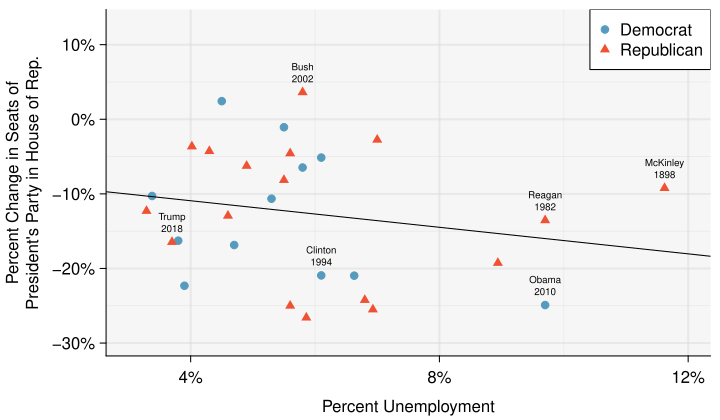

This figure's R source:
rm(list=ls())
library(openintro)

d <- midterms_house

myPDF("unemploymentAndChangeInHouse.pdf", 7.2, 4.2,
      mar = c(3.2, 5.3, 0.5, 0.5),
      mgp = c(3.2, 0.55, 0))
th <- !d$year %in% c(1935, 1939)
plot(d$unemp[th], d$house_change[th],
     # col = COL[ifelse(d$party[th] == "Republican", 4, 1)],
     pch = 19,
     xlim = c(3, 12),
     ylim = c(-30, 13),
     axes = FALSE,
     type = 'n',
     xlab = '',
     ylab = paste0("Percent Change in Seats of\n",
                   "President's Party in House of Rep."))
mtext('Percent Unemployment', 1, 2)
abline(h = seq(-100, 100, 10), col = COL[7, 3], lwd = 2)
abline(h = seq(-105, 100, 10), col = COL[7, 3], lwd = 0.7)
abline(v = seq(-100, 100, 4), col = COL[7, 3], lwd = 2)
abline(v = seq(-102, 100, 4), col = COL[7, 3], lwd = 0.7)
repub <- (d$party[th] == "Republican")
points(d$unemp[th], d$house_change[th],
       col = COL[ifelse(repub, 4, 1)],
       pch = ifelse(repub, 17, 19))
AxisInPercent(1, at = seq(0, 20, 4))
AxisInPercent(2, at = seq(-100, 100, 10))
box()
cases <- c(1, 22, 25, 27, 29, 31)
for (i in 1:length(cases)) {
  potus  <- as.character(d$potus[cases[i]])
  potus  <- tail(strsplit(potus, " ")[[1]], 1)
  year   <- d$year[cases[i]]-1
  potus  <- paste0(potus, "\n", year)
  unem   <- d$unemp[cases[i]]
  change <- d$house_change[cases[i]]
  text(unem, change, potus, pos = 3, cex = 0.6)
}

summary(lm(house_change ~ unemp, d))

g <- lm(house_change ~ unemp, d[th,])
summary(g)
abline(g, col = COL[5])
legend('topright',
       bg = "#FFFFFF",
       pch = c(19, 17),
       col = COL[c(1, 4)],
       legend = c("Democrat", "Republican"))
dev.off()

# library(xtable)
# xtable(g)
# acf(g$residual)
